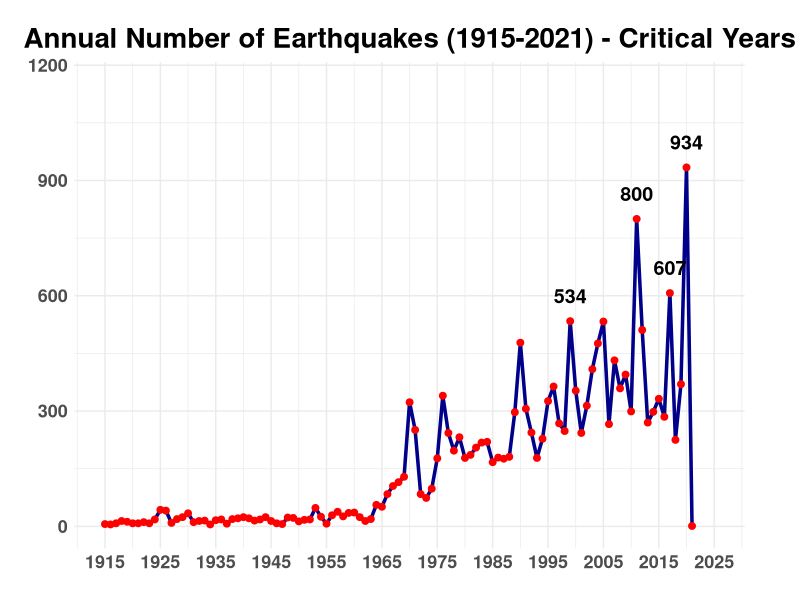
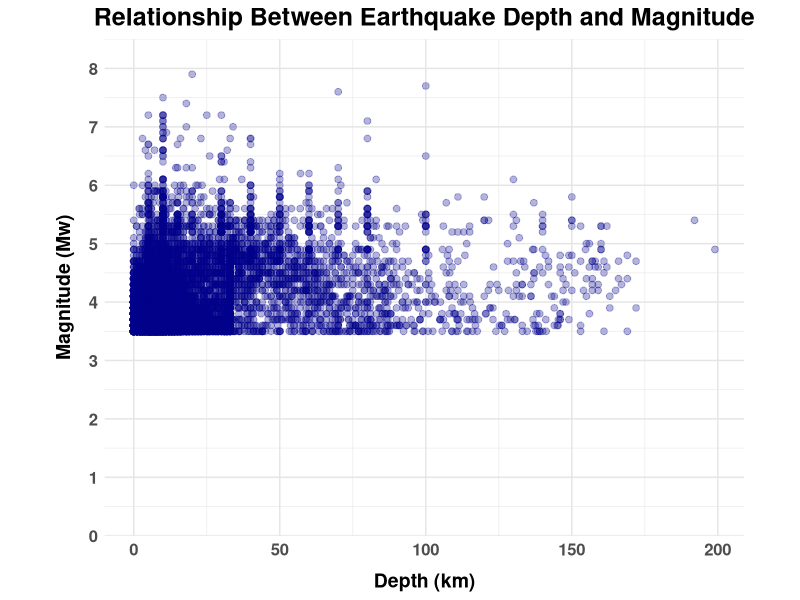
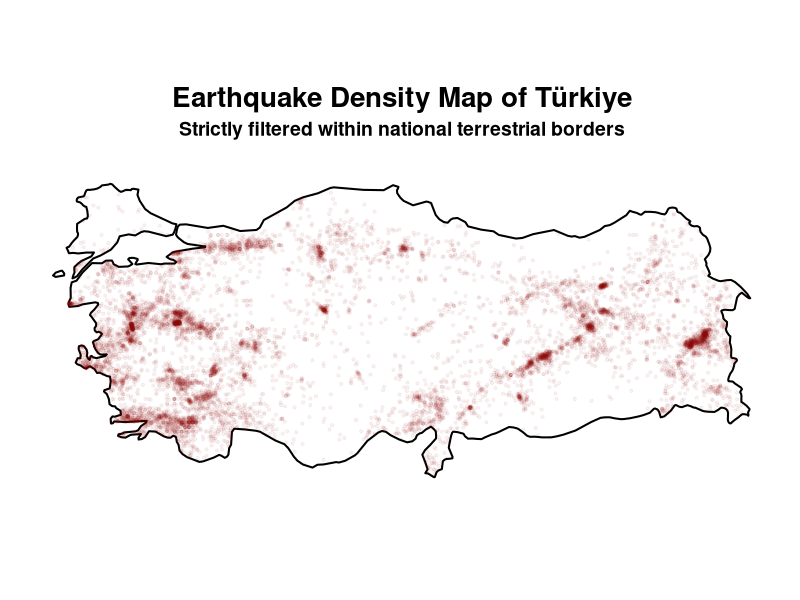

These charts were generated, in order, by the following R code: (Note: this script raises an error after producing the figures.)
## ---- chunk 1
knitr::opts_chunk$set(echo = TRUE)
## ---- chunk 2
library(ggplot2)
library(readr)
## ---- chunk 3
deprem_data <-
  read_delim("turkey_earthquakes(1915-2021).csv" , delim =";")
head(deprem_data)
## ---- chunk 4

deprem_data$Yil <- substr(deprem_data$`Olus tarihi`, 1, 4)
yillik_ozet <- as.data.frame(table(deprem_data$Yil))
colnames(yillik_ozet) <- c("Yil", "DepremSayisi")
yillik_ozet$Yil <- as.numeric(as.character(yillik_ozet$Yil))

ggplot(yillik_ozet, aes(x = Yil, y = DepremSayisi)) +
  geom_line(color = "darkblue", linewidth = 1.2) + 
  geom_point(color = "red", size = 2) +
  geom_text(aes(label = ifelse(DepremSayisi > 500, as.character(DepremSayisi), "")),
            vjust = -1.2,
            size = 5,
            fontface = "bold",
            check_overlap = TRUE) +
  scale_x_continuous(limits = c(1915, 2025), breaks = seq(1915, 2025, by = 10)) +
  scale_y_continuous(limits = c(0, 1150)) +
  labs(title = "Annual Number of Earthquakes (1915-2021) - Critical Years",
       x = NULL, 
       y = NULL) + 
  theme_minimal() +
  theme(
    plot.title = element_text(size = 20, face = "bold", hjust = 0.5),
    axis.text.x = element_text(face = "bold", size = 13),
    axis.text.y = element_text(face = "bold", size = 13),
    axis.title.x = element_blank(),
    axis.title.y = element_blank(),
    plot.margin = margin(20, 40, 20, 20) 
  )
## ---- chunk 5
ggplot(deprem_data, aes(x = Derinlik, y = xM)) +
  geom_point(alpha = 0.3, color = "darkblue", size = 2) +
  theme_minimal() +
  labs(title = "Relationship Between Earthquake Depth and Magnitude",
       x = "Depth (km)",
       y = "Magnitude (Mw)") +
  scale_y_continuous(
    limits = c(0, 8.5), 
    breaks = 0:8,
    expand = c(0, 0)
  ) +
  coord_fixed(ratio = 20) + 
  theme(
    plot.title = element_text(size = 18, face = "bold", hjust = 0.5),
    axis.title.x = element_text(size = 14, face = "bold", margin = margin(t = 10)),
    axis.title.y = element_text(size = 14, face = "bold", margin = margin(r = 10)),
    axis.text.x = element_text(size = 12, face = "bold"),
    axis.text.y = element_text(size = 12, face = "bold"),
    panel.grid.major = element_line(linewidth = 0.5, color = "grey90")
  )
## ---- chunk 6
library(ggplot2)
library(sf)
library(rnaturalearth)
turkiye_sinir <- ne_countries(scale = "medium", country = "Turkey", returnclass = "sf")
deprem_sf <- st_as_sf(deprem_data, coords = c("Boylam", "Enlem"), crs = 4326)
deprem_turkiye_ici <- st_intersection(deprem_sf, turkiye_sinir)
ggplot() +
  geom_sf(data = turkiye_sinir, fill = "white", color = "black", linewidth = 0.7) +
  geom_sf(data = deprem_turkiye_ici, color = "darkred", alpha = 0.05, size = 0.8) +
  coord_sf(xlim = c(25.5, 45), ylim = c(35.5, 42.5)) +
  theme_minimal() +
  labs(title = "Earthquake Density Map of Türkiye",
       subtitle = "Strictly filtered within national terrestrial borders",
       x = NULL, y = NULL) +
  theme(
    plot.title = element_text(size = 20, face = "bold", hjust = 0.5),
    plot.subtitle = element_text(size = 14, face = "bold", hjust = 0.5),

    axis.text = element_blank(),    
    axis.ticks = element_blank(),    
    panel.grid.major = element_blank(), 
    panel.grid.minor = element_blank(),
    # -----------------------------------------------------
    
    panel.background = element_rect(fill = "white", color = NA),
    plot.background = element_rect(fill = "white", color = NA)
  )
## ---- chunk 7

ggplot(bolge_analiz, aes(x = reorder(Bolge, Max_Siddet), y = Max_Siddet)) +
  geom_segment(aes(x = reorder(Bolge, Max_Siddet), xend = Bolge, y = 0, yend = Max_Siddet), 
               color = "gray80", linewidth = 1.2) +
  geom_point(aes(color = Ort_Siddet, size = Max_Siddet)) +
  scale_color_gradient(low = "yellow", high = "red", name = "Avg. Mag.") +
  scale_size_continuous(range = c(5, 12), name = "Max Mag.") +
  coord_flip() +
  theme_minimal() +
  labs(
    title = "Earthquake Magnitude Analysis by Regions",
    subtitle = "Ranked by historical maximum magnitude (Mw)",
    x = NULL, 
    y = "Maximum Magnitude (Mw)"
  ) +
  theme(
    plot.title = element_text(face = "bold", size = 18, hjust = 0),
    plot.subtitle = element_text(face = "bold", size = 12, margin = margin(b = 20)),
    axis.text.y = element_text(face = "bold", size = 12),
    axis.text.x = element_text(face = "bold", size = 11),
    axis.title.x = element_text(face = "bold", size = 13, margin = margin(t = 10)),

    legend.title = element_text(size = 10, face = "bold"),
    legend.text = element_text(size = 9, face = "bold"),
    legend.key.size = unit(0.5, "cm"),
    legend.position = "right"
  )

## ---- chunk 8
library(dplyr)
library(ggplot2)

ggplot(en_cok_deprem_10_il, aes(x = reorder(Sehir, -count), y = count, fill = count)) +
  geom_bar(stat = "identity", show.legend = FALSE) +
  geom_text(aes(label = count), vjust = -0.3, size = 5.5, fontface = "bold") +
  scale_fill_gradient(low = "#FFCC33", high = "#E23E57") +
  ylim(0, 1200) + 
  theme_minimal() +
  labs(title = "Top 10 High-Risk Turkish Cities by Earthquake Frequency",
       subtitle = "Confirmed urban areas based on historical seismic data",
       x = NULL, 
       y = "Total Earthquakes") +
  theme(
    plot.title = element_text(size = 20, face = "bold", hjust = 0.5),
    plot.subtitle = element_text(size = 15, face = "bold", hjust = 0.5, margin = margin(b = 15)),
    axis.title.y = element_text(size = 16, face = "bold"),
    axis.text.y = element_text(size = 13, face = "bold"),
    axis.text.x = element_text(angle = 90, vjust = 0.5, hjust = 1, face = "bold", size = 14),
    axis.title.x = element_blank(),
    panel.grid.major = element_line(linewidth = 0.5),
    panel.grid.minor = element_blank()
  )
